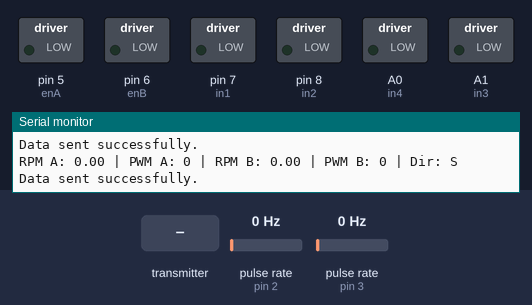
A sketch run on a simulated Arduino Uno, built with avr-gcc and run on an emulated ATmega328P. Parts: switched loads named in the sketch (green lamp = pin HIGH), the last lines printed to the serial monitor. Wiring (inferred from the names in the program): 2 × pulse sensor: data pin 2 / data pin 3. The test bench sets the inputs (shaded band); at power-on: pulse rate (sensors on pin 2, pin 3) 0 Hz. No radio packets arrive unless stated.

Above: at 1.2 s.
1.3 s: the transmitter starts sending direction = 0
At 1.64 s:
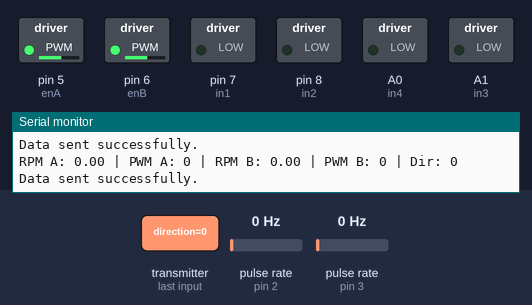
At 2.3 s:
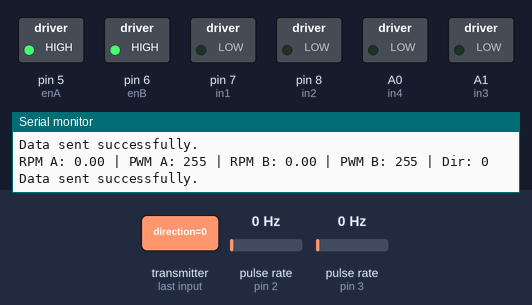
Timing chart, 0 to 4.3 s (numbered marks = the images above; inputs shaded):
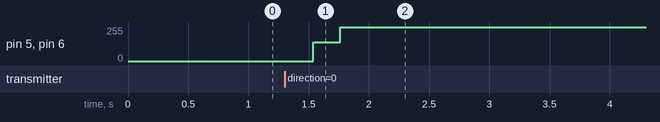

Measured:
- after the input at 1.3 s, pin 5 (enA), pin 6 (enB): 0/255 → 142/255 after 0.24 s, → 255/255 0.22 s later

The sketch:

Receiver-Robot.ino
```cpp
#include <SPI.h>
#include <nRF24L01.h>
#include <RF24.h>

// NRF24L01 setup
RF24 radio(9, 10);  // CE, CSN
const byte address[6] = "00001";

// Motor control pins
const int enA = 5;
const int in1 = 7;
const int in2 = 8;
const int enB = 6;
const int in3 = A1;
const int in4 = A0;

// Encoder pins
const int encoderA1Pin = 2;
const int encoderA2Pin = 3;
const int pulsesPerRevolution = 11 * 103;

volatile long encoderCountA = 0;
volatile long encoderCountB = 0;

unsigned long prevTime = 0;
long prevCountA = 0;
long prevCountB = 0;

// PID parameters
float setpointRPM = 38.0;

float Kp = 3;
float Ki = 0.05;
float Kd = 0.15;

float errorA = 0, lastErrorA = 0, integralA = 0;
float errorB = 0, lastErrorB = 0, integralB = 0;

int pwmA = 0;
int pwmB = 0;

const int filterSize = 2;
float rpmA_history[filterSize] = {0};
float rpmB_history[filterSize] = {0};
float rpmA_sum = 0;
float rpmB_sum = 0;
int rpmIndex = 0;

bool running = false;
char lastDirection = 'S'; // Default direction

// Data package for transmission
struct Data_Package {
  char direction;
  float motorRPML;
  float motorRPMR;
};
Data_Package data;

void setup() {
  Serial.begin(9600);

  // Motor pins
  pinMode(enA, OUTPUT);
  pinMode(in1, OUTPUT);
  pinMode(in2, OUTPUT);
  pinMode(enB, OUTPUT);
  pinMode(in3, OUTPUT);
  pinMode(in4, OUTPUT);

  // Encoder pins
  pinMode(encoderA1Pin, INPUT);
  pinMode(encoderA2Pin, INPUT);
  attachInterrupt(digitalPinToInterrupt(encoderA1Pin), encoderA_ISR, RISING);
  attachInterrupt(digitalPinToInterrupt(encoderA2Pin), encoderB_ISR, RISING);

  // NRF24L01
  radio.begin();
  radio.openWritingPipe(address);   // <== ADD THIS LINE
  radio.openReadingPipe(0, address);
  radio.setPALevel(RF24_PA_LOW);
  radio.startListening();


  prevTime = millis();
}

void loop() {
  if (radio.available()) {
    radio.read(&data, sizeof(Data_Package));
    running = (data.direction != 'S');
    if (running) lastDirection = data.direction;
  }

  if (millis() - prevTime >= 200) {
    long countA = encoderCountA;
    long countB = encoderCountB;

    float deltaTime = (millis() - prevTime) / 1000.0;

    long deltaA = countA - prevCountA;
    long deltaB = countB - prevCountB;

    float rpmA = (deltaA / (float)pulsesPerRevolution) / deltaTime * 60.0;
    float rpmB = (deltaB / (float)pulsesPerRevolution) / deltaTime * 60.0;

    rpmA_sum = rpmA_sum - rpmA_history[rpmIndex] + rpmA;
    rpmB_sum = rpmB_sum - rpmB_history[rpmIndex] + rpmB;

    rpmA_history[rpmIndex] = rpmA;
    rpmB_history[rpmIndex] = rpmB;

    rpmIndex = (rpmIndex + 1) % filterSize;

    float avg_rpmA = rpmA_sum / filterSize;
    float avg_rpmB = rpmB_sum / filterSize;

    Serial.print("RPM A: ");
    Serial.print(avg_rpmA, 2);
    Serial.print(" | PWM A: ");
    Serial.print(pwmA);
    Serial.print(" | RPM B: ");
    Serial.print(avg_rpmB, 2);
    Serial.print(" | PWM B: ");
    Serial.print(pwmB);
    Serial.print(" | Dir: ");
    Serial.println(lastDirection);

    // Update data package
    data.motorRPML = avg_rpmA;
    data.motorRPMR = avg_rpmB;
    data.direction = lastDirection;

    // Send RPM and direction data to remote control via NRF24L01
    radio.stopListening(); // Stop listening so we can transmit
    bool success = radio.write(&data, sizeof(Data_Package));
    radio.startListening(); // Resume listening for commands

    if (success) {
      Serial.println("Data sent successfully.");
      } else {
        Serial.println("Failed to send data.");
      }


    if (running) {
      errorA = setpointRPM - avg_rpmA;
      integralA += errorA * deltaTime;
      float derivativeA = (errorA - lastErrorA) / deltaTime;
      pwmA += Kp * errorA + Ki * integralA + Kd * derivativeA;
      pwmA = constrain(pwmA, 0, 255);
      lastErrorA = errorA;

      errorB = setpointRPM - avg_rpmB;
      integralB += errorB * deltaTime;
      float derivativeB = (errorB - lastErrorB) / deltaTime;
      pwmB += Kp * errorB + Ki * integralB + Kd * derivativeB;
      pwmB = constrain(pwmB, 0, 255);
      lastErrorB = errorB;

      setMotorDirection(lastDirection);
      analogWrite(enA, pwmA);
      analogWrite(enB, pwmB);
    } else {
      analogWrite(enA, 0);
      analogWrite(enB, 0);
    }

    prevCountA = countA;
    prevCountB = countB;
    prevTime = millis();
  }
}

void setMotorDirection(char dir) {
  switch (dir) {
    case 'F': // Forward
      digitalWrite(in1, HIGH); digitalWrite(in2, LOW);
      digitalWrite(in3, HIGH); digitalWrite(in4, LOW);
      break;
    case 'B': // Backward
      digitalWrite(in1, LOW); digitalWrite(in2, HIGH);
      digitalWrite(in3, LOW); digitalWrite(in4, HIGH);
      break;
    case 'L': // Turn left
      digitalWrite(in1, LOW); digitalWrite(in2, HIGH);
      digitalWrite(in3, HIGH); digitalWrite(in4, LOW);
      break;
    case 'R': // Turn right
      digitalWrite(in1, HIGH); digitalWrite(in2, LOW);
      digitalWrite(in3, LOW); digitalWrite(in4, HIGH);
      break;
    case 'S': // Stop
    default:
      digitalWrite(in1, LOW); digitalWrite(in2, LOW);
      digitalWrite(in3, LOW); digitalWrite(in4, LOW);
      break;
  }
}

void encoderA_ISR() {
  encoderCountA++;
}

void encoderB_ISR() {
  encoderCountB++;
}
```
